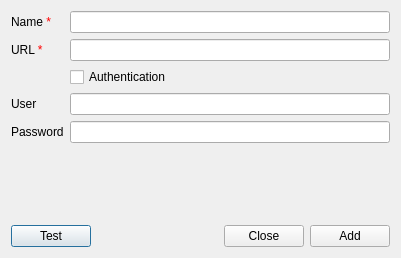
<?xml version="1.0" encoding="UTF-8"?>
<ui version="4.0">
 <class>Dialog</class>
 <widget class="QDialog" name="Dialog">
  <property name="geometry">
   <rect>
    <x>0</x>
    <y>0</y>
    <width>401</width>
    <height>258</height>
   </rect>
  </property>
  <property name="windowTitle">
   <string>Add Server...</string>
  </property>
  <property name="modal">
   <bool>true</bool>
  </property>
  <layout class="QGridLayout" name="gridLayout">
   <item row="7" column="0" colspan="2">
    <layout class="QVBoxLayout" name="loading_content_holder"/>
   </item>
   <item row="1" column="0">
    <widget class="QLabel" name="label">
     <property name="text">
      <string>URL &lt;span style=&quot;color:red&quot;&gt;*&lt;/span&gt;</string>
     </property>
    </widget>
   </item>
   <item row="0" column="0">
    <widget class="QLabel" name="label_2">
     <property name="text">
      <string>Name &lt;span style=&quot;color:red&quot;&gt;*&lt;/span&gt;</string>
     </property>
    </widget>
   </item>
   <item row="5" column="0">
    <widget class="QLabel" name="password_label">
     <property name="text">
      <string>Password</string>
     </property>
    </widget>
   </item>
   <item row="1" column="1">
    <widget class="QLineEdit" name="url_edit"/>
   </item>
   <item row="0" column="1">
    <widget class="QLineEdit" name="name_edit"/>
   </item>
   <item row="4" column="1">
    <widget class="QLineEdit" name="user_edit"/>
   </item>
   <item row="5" column="1">
    <widget class="QLineEdit" name="password_edit">
     <property name="echoMode">
      <enum>QLineEdit::Password</enum>
     </property>
    </widget>
   </item>
   <item row="4" column="0">
    <widget class="QLabel" name="user_label">
     <property name="text">
      <string>User</string>
     </property>
    </widget>
   </item>
   <item row="2" column="1">
    <widget class="QCheckBox" name="auth_check_box">
     <property name="text">
      <string>Authentication</string>
     </property>
    </widget>
   </item>
   <item row="8" column="0" colspan="2">
    <layout class="QHBoxLayout" name="horizontalLayout">
     <item>
      <widget class="QPushButton" name="test_server_button">
       <property name="text">
        <string>Test</string>
       </property>
      </widget>
     </item>
     <item>
      <spacer name="horizontalSpacer">
       <property name="orientation">
        <enum>Qt::Horizontal</enum>
       </property>
       <property name="sizeHint" stdset="0">
        <size>
         <width>40</width>
         <height>20</height>
        </size>
       </property>
      </spacer>
     </item>
     <item>
      <widget class="QPushButton" name="close_button">
       <property name="text">
        <string>Close</string>
       </property>
      </widget>
     </item>
     <item>
      <widget class="QPushButton" name="add_button">
       <property name="text">
        <string>Add</string>
       </property>
      </widget>
     </item>
    </layout>
   </item>
   <item row="6" column="1">
    <spacer name="verticalSpacer">
     <property name="orientation">
      <enum>Qt::Vertical</enum>
     </property>
     <property name="sizeHint" stdset="0">
      <size>
       <width>20</width>
       <height>40</height>
      </size>
     </property>
    </spacer>
   </item>
  </layout>
 </widget>
 <tabstops>
  <tabstop>name_edit</tabstop>
  <tabstop>url_edit</tabstop>
  <tabstop>auth_check_box</tabstop>
  <tabstop>user_edit</tabstop>
  <tabstop>password_edit</tabstop>
  <tabstop>add_button</tabstop>
  <tabstop>test_server_button</tabstop>
  <tabstop>close_button</tabstop>
 </tabstops>
 <resources/>
 <connections/>
</ui>
